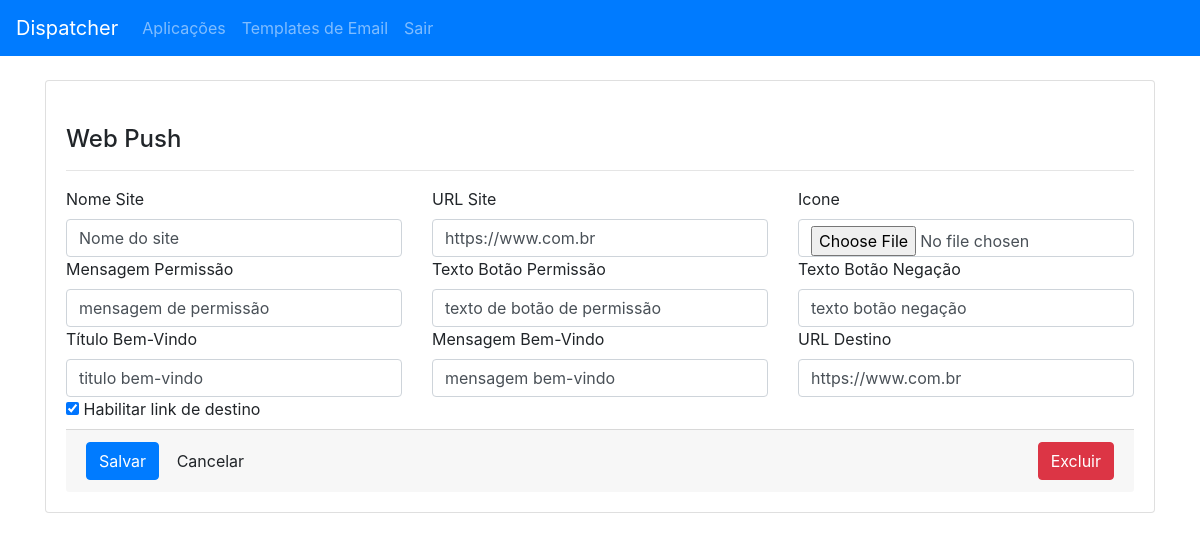
Screenshot of /webpush/edit/2 (signed in) with the database file from the repository.
### core/models.py (models this page shows, shortened)
class WebPush(models.Model):
    application = models.OneToOneField(
        Application, related_name='webpush', on_delete=models.CASCADE)
    site_name = models.CharField(_("Site Name"), max_length=50)
    site_url = models.CharField(_("Site URL"), max_length=50)
    icon = models.FileField(_("Icon"), upload_to='icons', max_length=100)
    message_permission = models.CharField(
        _("Message Permission"), max_length=100)
    text_button_permission = models.CharField(
        _("Text Button Permission"), max_length=50)
    text_button_denied = models.CharField(
        _("Text Button Denied"), max_length=50)
    title_welcome = models.CharField(_("Title Welcome"), max_length=50)
    message_welcome = models.CharField(_("Message Welcome"), max_length=100)
    is_enabled_link = models.BooleanField(_("Enabled Link"), default=False)
    link_destination = models.CharField(_("Link Destination"), max_length=50)
    objects = models.Manager()

### core/views.py (the view)
class WebPushUpdateView(LoginRequiredMixin, SuccessMessageMixin, UpdateView):
    model = WebPush
    form_class = FormWebPush
    template_name = 'webpush.html'
    success_url = '/applications/'
    success_message = 'Web Push alterado com sucesso'

### core/templates/webpush.html (shortened to what this page needs)
{% extends "base.html" %}
{% block content %}
<div class="card">
    <form method="post">
        <div class="card-body">
            <h4 class="card-title">Web Push</h4>
            <hr>
            <div class="row">
                <div class='col-md-4'>
                    <label>Nome Site</label>
                    {{ form.site_name }}
                </div>
                <div class='col-md-4'>
                    <label>URL Site</label>
                    {{ form.site_url }}
                </div>
                <div class='col-md-4'>
                    <label>Icone</label>
                    {{ form.icon }}
                </div>
                <div class='col-md-4'>
                    <label>Mensagem Permissão</label>
                    {{ form.message_permission }}
                </div>
                <div class='col-md-4'>
                    <label>Texto Botão Permissão</label>
                    {{ form.text_button_permission }}
                </div>
                <div class='col-md-4'>
                    <label>Texto Botão Negação</label>
                    {{ form.text_button_denied }}
                </div>
                <div class='col-md-4'>
                    <label>Título Bem-Vindo</label>
                    {{ form.title_welcome }}
                </div>
                <div class='col-md-4'>
                    <label>Mensagem Bem-Vindo</label>
                    {{ form.message_welcome }}
                </div>
                <div class='col-md-4'>
                    <label>URL Destino</label>
                    {{ form.link_destination }}
                </div>
            </div>
            <div class="row">
                <div class="col-md-4">
                    <label>
                        {{ form.is_enabled_link }}
                        Habilitar link de destino
                    </label>
                </div>
            </div>
            <div class="card-footer">
                <button type="submit" class="btn btn-primary">Salvar</button>
                <a class="btn btn-default" href="{% url 'application_list' %}" role="button">Cancelar</a>
                {% if object %}
                <a class="btn btn-danger float-right" href="{% url 'webpush_delete' object.id %}"
                    role="button">Excluir</a>
                {% endif %}
            </div>
    </form>
</div>
{% endblock content %}

### rows the page displays
WebPush: site_name "Nome do site", site_url "https://www.com.br", message_permission "mensagem de permissão", text_button_permission "texto de botão de permissão", text_button_denied "texto botão negação", title_welcome "titulo bem-vindo", message_welcome "mensagem bem-vindo", link_destination "https://www.com.br", is_enabled_link "☑"
